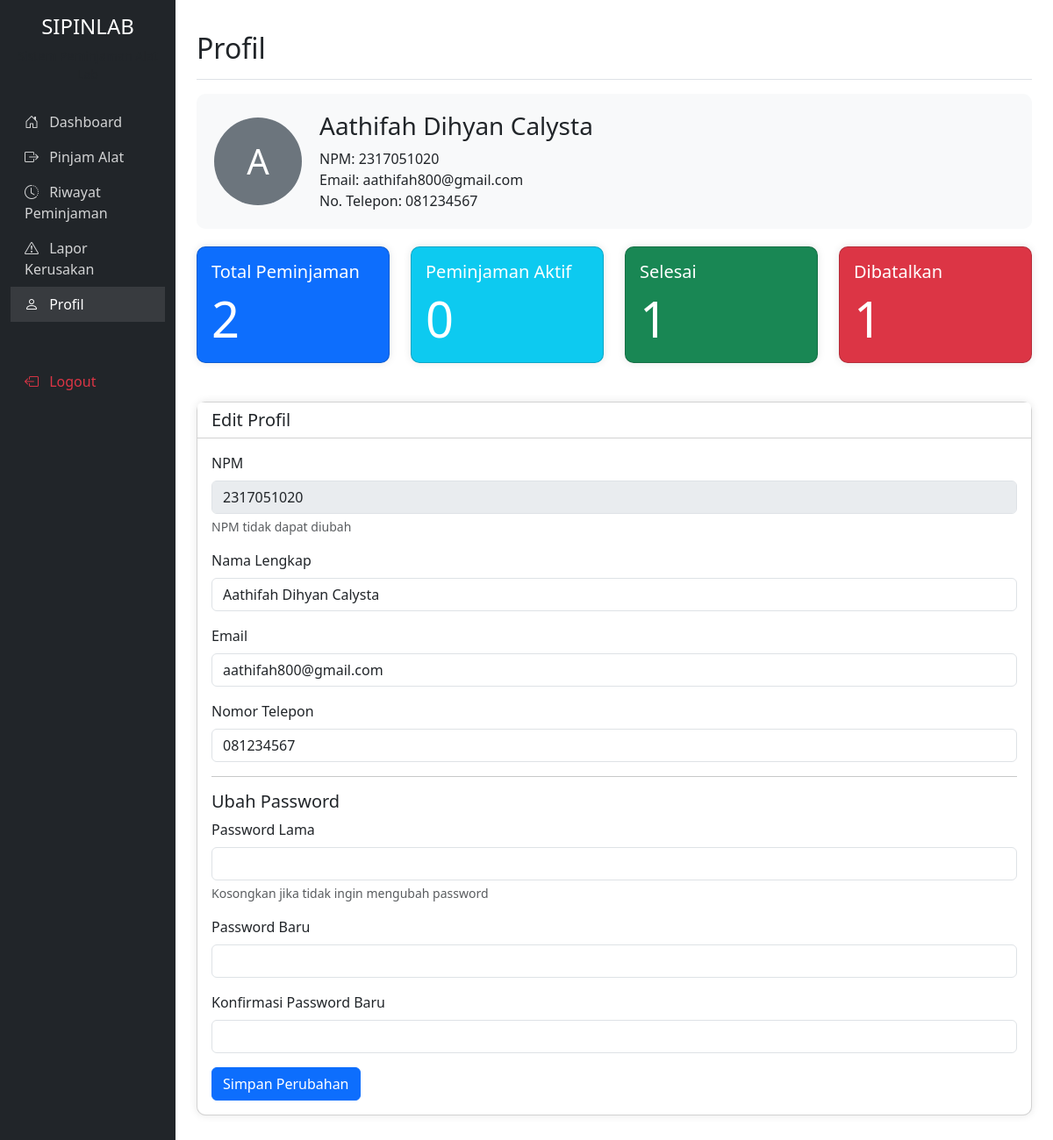
Page /mahasiswa/profil.php (signed in) on the committed database.
### tables this page shows
CREATE TABLE `pengguna` (
  `id` int NOT NULL AUTO_INCREMENT,
  `username` varchar(50) NOT NULL,
  `password` varchar(255) NOT NULL,
  `nama_lengkap` varchar(100) NOT NULL,
  `npm` varchar(20) DEFAULT NULL,
  `role` enum('admin','mahasiswa') NOT NULL,
  `created_at` timestamp NOT NULL DEFAULT CURRENT_TIMESTAMP,
  `updated_at` timestamp NOT NULL DEFAULT CURRENT_TIMESTAMP ON UPDATE CURRENT_TIMESTAMP,
  `email` varchar(100) DEFAULT NULL,
  `no_telp` varchar(20) DEFAULT NULL,
  PRIMARY KEY (`id`),
  UNIQUE KEY `username` (`username`),
  UNIQUE KEY `npm` (`npm`),
  KEY `idx_username` (`username`),
  KEY `idx_npm` (`npm`),
  KEY `idx_role` (`role`)
);

### config/auth.php (called while the page is built, shortened)
<?php
class Auth {
    private $db;
    public function __construct($database) {
        $this->db = $database;
    }
    public function isLoggedIn() {
        return isset($_SESSION['user_id']);
    }
    public function getUser() {
        if ($this->isLoggedIn()) {
            $conn = $this->db->getConnection();
            $query = "SELECT * FROM pengguna WHERE id = ?";
            $stmt = $conn->prepare($query);
            $stmt->execute([$_SESSION['user_id']]);
            return $stmt->fetch(PDO::FETCH_ASSOC);
        }
        return null;
    }
}
?>

### mahasiswa/profil.php (the view, shortened to what this page needs)
<?php
require_once '../config/auth.php';
$database = new Database();
$auth = new Auth($database);
$user = $auth->getUser();
try {
    $conn = $database->getConnection();
    $query = "SELECT COUNT(*) as total_peminjaman FROM peminjaman WHERE id_peminjam = ?";
    $stmt = $conn->prepare($query);
    $stmt->execute([$user['id']]);
    $total_peminjaman = $stmt->fetch(PDO::FETCH_ASSOC)['total_peminjaman'];
    $query = "SELECT COUNT(*) as total_aktif FROM peminjaman WHERE id_peminjam = ? AND status IN ('menunggu', 'dipinjam', 'terlambat')";
    $stmt = $conn->prepare($query);
    $stmt->execute([$user['id']]);
    $total_aktif = $stmt->fetch(PDO::FETCH_ASSOC)['total_aktif'];
    $query = "SELECT COUNT(*) as total_selesai FROM peminjaman WHERE id_peminjam = ? AND status = 'dikembalikan'";
    $stmt = $conn->prepare($query);
    $stmt->execute([$user['id']]);
    $total_selesai = $stmt->fetch(PDO::FETCH_ASSOC)['total_selesai'];
    $query = "SELECT COUNT(*) as total_dibatalkan FROM peminjaman WHERE id_peminjam = ? AND status = 'dibatalkan'";
    $stmt = $conn->prepare($query);
    $stmt->execute([$user['id']]);
    $total_dibatalkan = $stmt->fetch(PDO::FETCH_ASSOC)['total_dibatalkan'];
} catch (PDOException $e) {
    $total_peminjaman = 0;
    $total_aktif = 0;
    $total_selesai = 0;
    $total_dibatalkan = 0;
}
?>
<!DOCTYPE html>
<html lang="id">
<head>
    <link href="https://cdn.jsdelivr.net/npm/bootstrap@5.3.0-alpha1/dist/css/bootstrap.min.css" rel="stylesheet">
    <link rel="stylesheet" href="https://cdn.jsdelivr.net/npm/bootstrap-icons@1.10.0/font/bootstrap-icons.css">
</head>
<body>
    <div class="container-fluid">
        <div class="row">
            <div class="col-md-3 col-lg-2 d-md-block sidebar collapse">
                <div class="position-sticky pt-3">
                    <div class="text-center mb-4">
                        <h4>SIPINLAB</h4>
                        <p class="text-muted small">Sistem Peminjaman Alat Lab</p>
                    </div>
                    <ul class="nav flex-column">
                        <li class="nav-item">
                            <a class="nav-link" href="dashboard.php">
                                <i class="bi bi-house-door me-2"></i> Dashboard
                            </a>
                        </li>
                        <li class="nav-item">
                            <a class="nav-link" href="pinjam.php">
                                <i class="bi bi-box-arrow-right me-2"></i> Pinjam Alat
                            </a>
                        </li>
                        <li class="nav-item">
                            <a class="nav-link" href="riwayat.php">
                                <i class="bi bi-clock-history me-2"></i> Riwayat Peminjaman
                            </a>
                        </li>
                        <li class="nav-item">
                            <a class="nav-link" href="lapor-kerusakan.php">
                                <i class="bi bi-exclamation-triangle me-2"></i> Lapor Kerusakan
                            </a>
                        </li>
                        <li class="nav-item">
                            <a class="nav-link active" href="profil.php">
                                <i class="bi bi-person me-2"></i> Profil
                            </a>
                        </li>
                        <li class="nav-item mt-5">
                            <a class="nav-link text-danger" href="../logout.php">
                                <i class="bi bi-box-arrow-left me-2"></i> Logout
                            </a>
                        </li>
                    </ul>
                </div>
            </div>
            <div class="col-md-9 ms-sm-auto col-lg-10 px-md-4 main-content">
                <div class="d-flex justify-content-between flex-wrap flex-md-nowrap align-items-center pt-3 pb-2 mb-3 border-bottom">
                    <h1 class="h2">Profil</h1>
                </div>
                <div class="profile-header d-flex align-items-center">
                    <div class="profile-avatar">
                        <?php echo strtoupper(substr($user['nama_lengkap'] ?? 'U', 0, 1)); ?>
                    </div>
                    <div>
                        <h3><?php echo $user['nama_lengkap'] ?? 'Nama Tidak Tersedia'; ?></h3>
                        <p class="mb-0">NPM: <?php echo $user['npm'] ?? 'NPM Tidak Tersedia'; ?></p>
                        <p class="mb-0">Email: <?php echo $user['email'] ?? 'Email Tidak Tersedia'; ?></p>
                        <p class="mb-0">No. Telepon: <?php echo $user['no_telp'] ?? 'No. Telepon Tidak Tersedia'; ?></p>
                    </div>
                </div>
                <div class="row mb-4">
                    <div class="col-md-3">
                        <div class="card card-dashboard bg-primary text-white">
                            <div class="card-body">
                                <h5 class="card-title">Total Peminjaman</h5>
                                <p class="card-text display-4"><?php echo $total_peminjaman; ?></p>
                            </div>
                        </div>
                    </div>
                    <div class="col-md-3">
                        <div class="card card-dashboard bg-info text-white">
                            <div class="card-body">
                                <h5 class="card-title">Peminjaman Aktif</h5>
                                <p class="card-text display-4"><?php echo $total_aktif; ?></p>
                            </div>
                        </div>
                    </div>
                    <div class="col-md-3">
                        <div class="card card-dashboard bg-success text-white">
                            <div class="card-body">
                                <h5 class="card-title">Selesai</h5>
                                <p class="card-text display-4"><?php echo $total_selesai; ?></p>
                            </div>
                        </div>
                    </div>
                    <div class="col-md-3">
                        <div class="card card-dashboard bg-danger text-white">
                            <div class="card-body">
                                <h5 class="card-title">Dibatalkan</h5>
                                <p class="card-text display-4"><?php echo $total_dibatalkan; ?></p>
                            </div>
                        </div>
                    </div>
                </div>
                <div class="card card-dashboard">
                    <div class="card-header bg-white">
                        <h5 class="mb-0">Edit Profil</h5>
                    </div>
                    <div class="card-body">
                        <form action="profil.php" method="POST">
                            <div class="mb-3">
                                <label for="npm" class="form-label">NPM</label>
                                <input type="text" class="form-control" id="npm" value="<?php echo $user['npm'] ?? ''; ?>" disabled>
                                <div class="form-text">NPM tidak dapat diubah</div>
                            </div>
                            <div class="mb-3">
                                <label for="nama_lengkap" class="form-label">Nama Lengkap</label>
                                <input type="text" class="form-control" id="nama_lengkap" name="nama_lengkap" value="<?php echo $user['nama_lengkap'] ?? ''; ?>" required>
                            </div>
                            <div class="mb-3">
                                <label for="email" class="form-label">Email</label>
                                <input type="email" class="form-control" id="email" name="email" value="<?php echo $user['email'] ?? ''; ?>">
                            </div>
                            <div class="mb-3">
                                <label for="no_telp" class="form-label">Nomor Telepon</label>
                                <input type="text" class="form-control" id="no_telp" name="no_telp" value="<?php echo $user['no_telp'] ?? ''; ?>">
                            </div>
                            <hr>
                            <h5>Ubah Password</h5>
                            <div class="mb-3">
                                <label for="password" class="form-label">Password Lama</label>
                                <input type="password" class="form-control" id="password" name="password">
                                <div class="form-text">Kosongkan jika tidak ingin mengubah password</div>
                            </div>
                            <div class="mb-3">
                                <label for="password_baru" class="form-label">Password Baru</label>
                                <input type="password" class="form-control" id="password_baru" name="password_baru">
                            </div>
                            <div class="mb-3">
                                <label for="konfirmasi_password" class="form-label">Konfirmasi Password Baru</label>
                                <input type="password" class="form-control" id="konfirmasi_password" name="konfirmasi_password">
                            </div>
                            <button type="submit" class="btn btn-primary">Simpan Perubahan</button>
                        </form>
                    </div>
                </div>
            </div>
        </div>
    </div>
</body>
</html>

### mahasiswa/profil.php (style rules this page uses)
.sidebar { min-height: 100vh; background-color: #212529; color: #fff; }
.sidebar .nav-link { color: rgba(255, 255, 255, 0.8); }
.sidebar .nav-link.active { color: #fff; background-color: rgba(255, 255, 255, 0.1); }
.main-content { padding: 20px; }
.card-dashboard { margin-bottom: 20px; border-radius: 10px; box-shadow: 0 0 10px rgba(0, 0, 0, 0.1); }
.profile-header { background-color: #f8f9fa; padding: 20px; border-radius: 10px; margin-bottom: 20px; }
.profile-avatar { width: 100px; height: 100px; border-radius: 50%; background-color: #6c757d; color: white; display: flex; align-items: center; justify-content: center; font-size: 2.5rem; margin-right: 20px; }

### rows in the picture
pengguna: nama_lengkap "A", nama_lengkap "Aathifah Dihyan Calysta", npm "2317051020", email "aathifah800@gmail.com", no_telp "081234567"

### other values in the picture
$total_peminjaman "2"
$total_aktif "0"
$total_selesai "1"
$total_dibatalkan "1"
